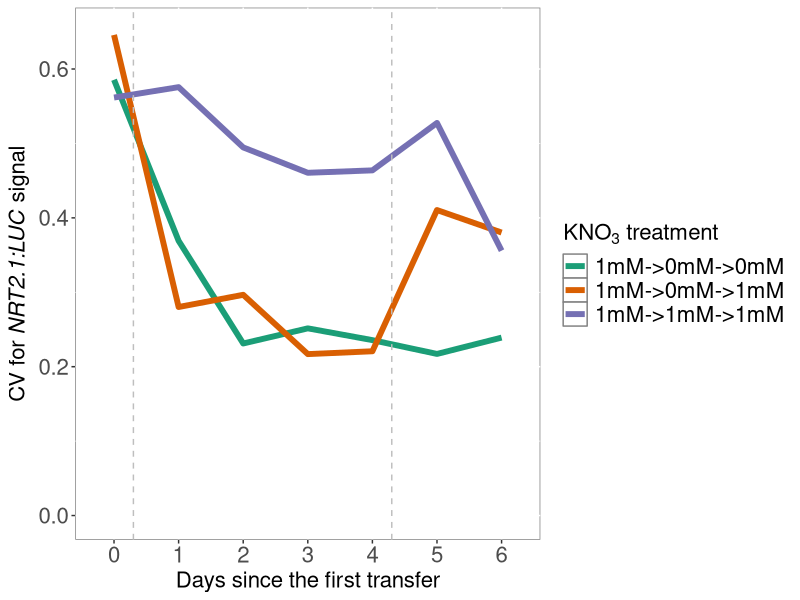
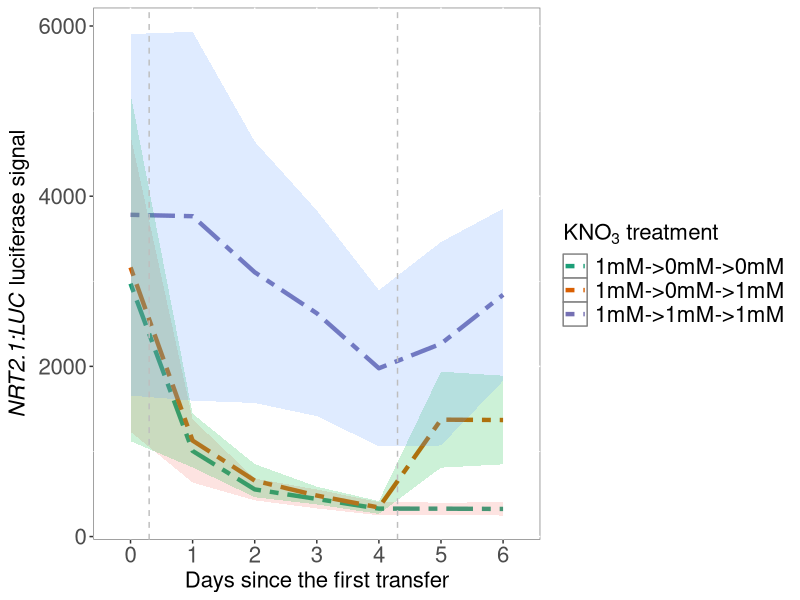
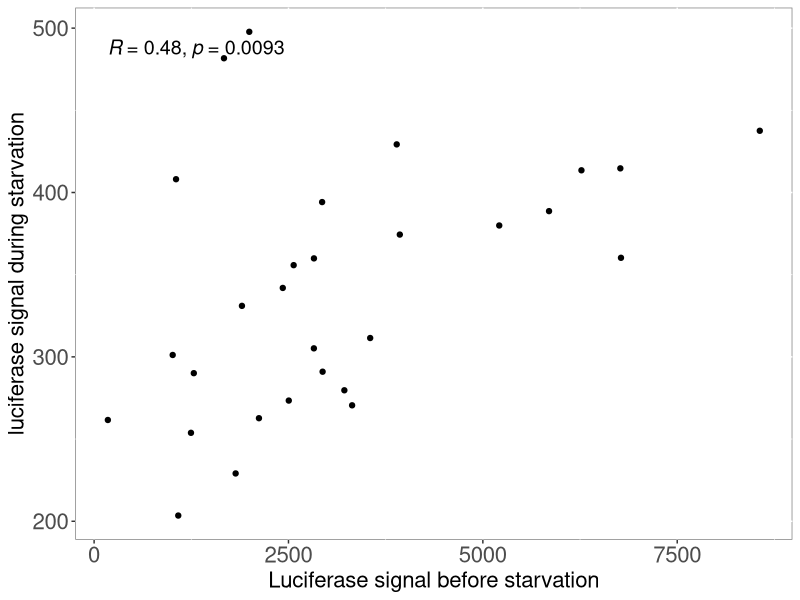
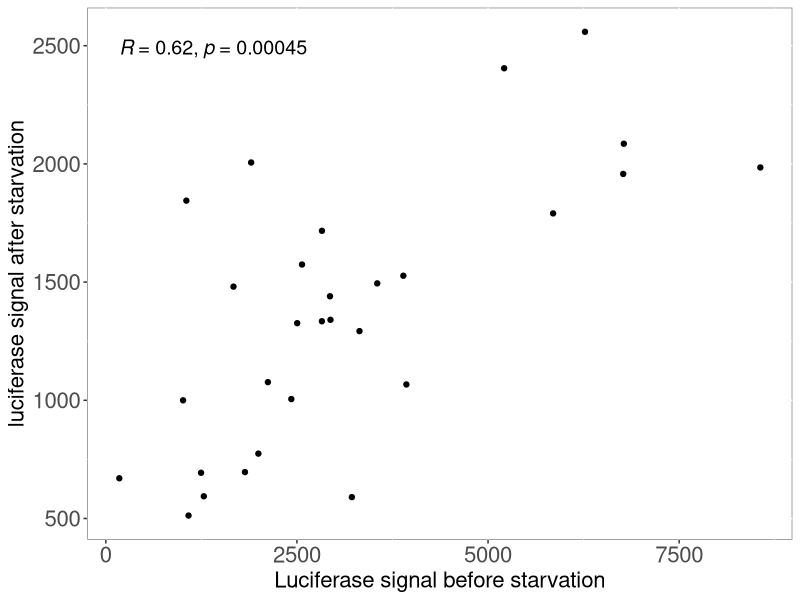
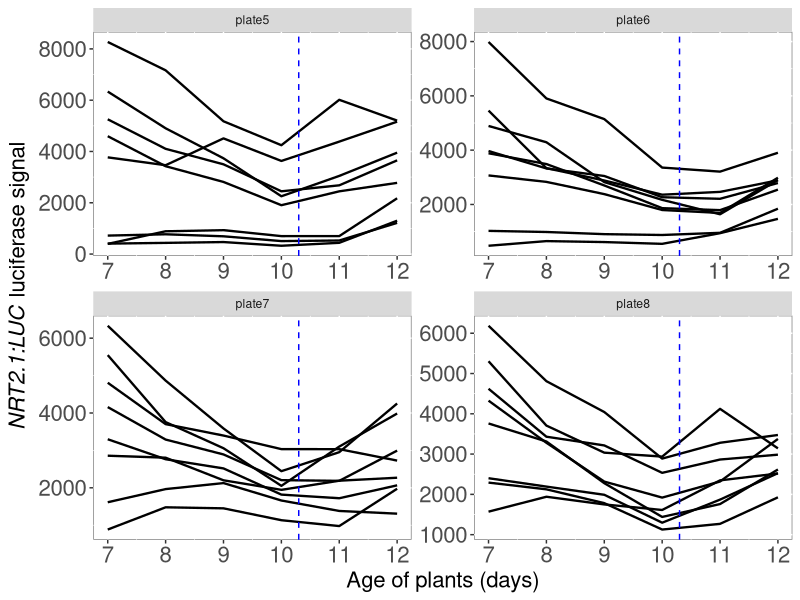
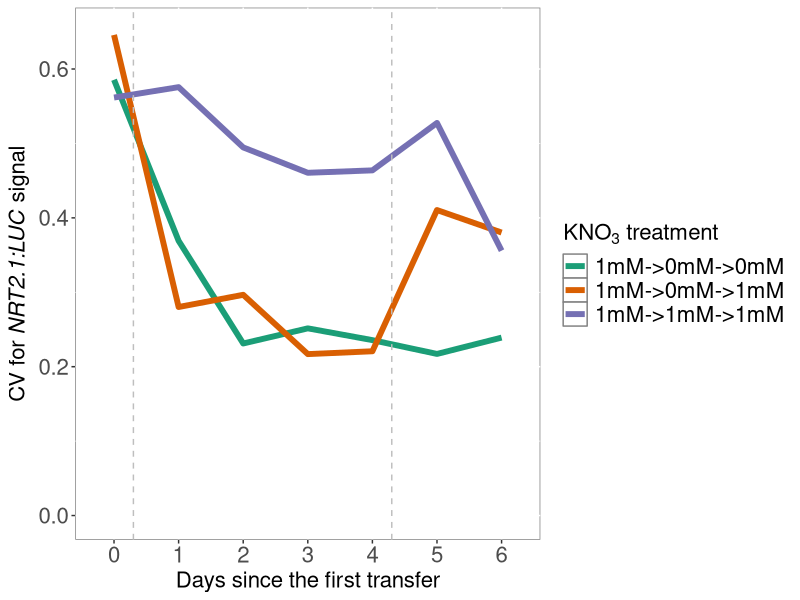
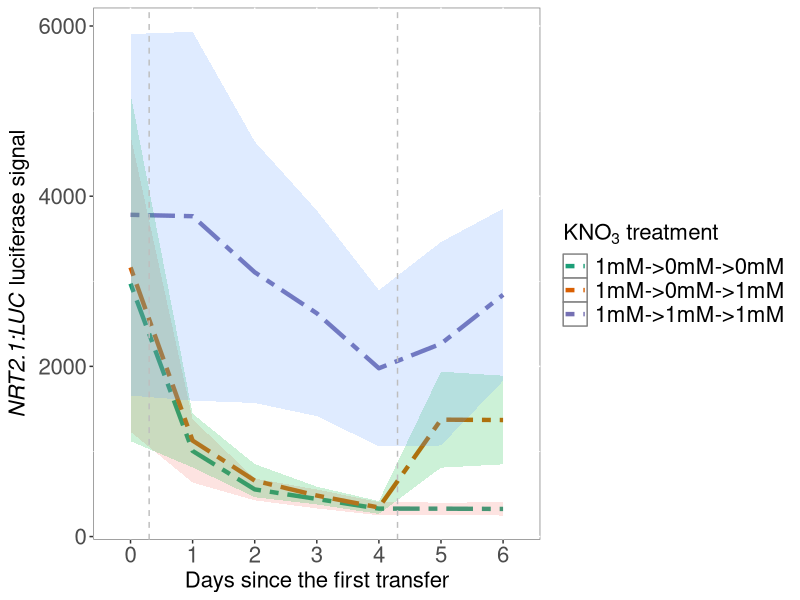
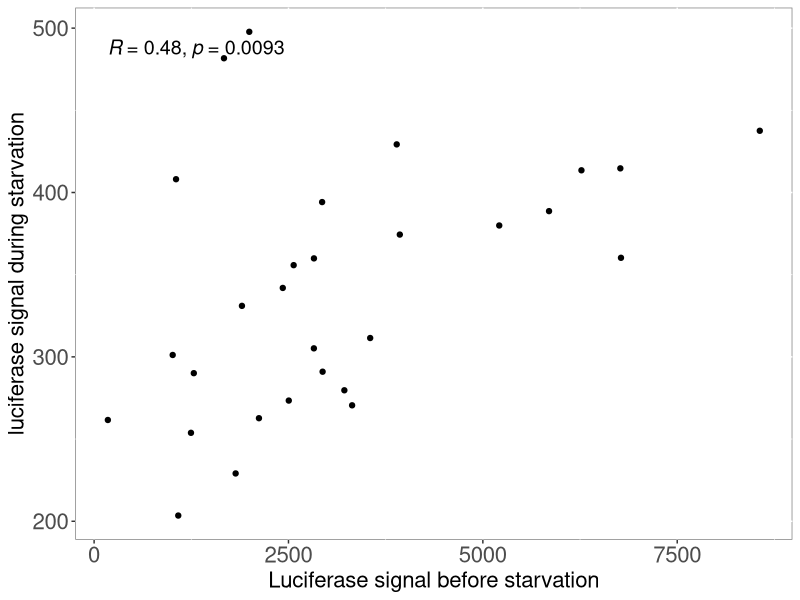

Write the R code that produced these figures, in order.
## ---- chunk 1
knitr::opts_chunk$set(echo = TRUE)
## ---- chunk 2
library(tidyverse)
library(ggpubr)
library(RColorBrewer)
## ---- chunk 3


T0 <- read_tsv("20230724_AV_30_T0_6J/20230724_AV_30_T0_6J.txt")

T1 <- read_tsv("20230725_AV_30_T1_7J/20230724_AV_30_T1_7J.txt")

T2 <- read_tsv("20230726_AV_30_T2_8J/20230726_AV_30_T2_8J.txt")

T3 <- read_tsv("20230727_AV_30_T3_9J/20230727_AV_30_T3_9J.txt")

T4 <- read_tsv("20230728_AV_30_T4_10J/20230727_AV_30_T4_10J.txt")

T5 <- read_tsv("20230729_AV_30_T5_11J/20230729_AV_30_T5_11J.txt")

T6 <- read_tsv("20230730_AV_30_T6_12J/20230730_AV_30_T6_12J.txt")





All_time_points_starvation <- bind_rows(T0, T1, T2, T3, T4, T5, T6)

## ---- chunk 4

All_time_points_starvation_norm <- mutate(All_time_points_starvation, RawIntDenDivArea=RawIntDen/area) %>% 
  filter(seedling=="background") %>% 
  group_by( KNO3, PLATE, DAY) %>% 
  summarise(MeanBack=mean(RawIntDenDivArea)) %>% 
  full_join(All_time_points_starvation, by=c("KNO3"="KNO3", "PLATE"="PLATE", "DAY"="DAY")) %>% 
  mutate(RawIntDen_NormBack= RawIntDen-(MeanBack*area)) %>% 
  mutate(root_length_mm= length/4.95,
         RawIntDen_NormBack_NormLen=RawIntDen_NormBack/root_length_mm) %>% 
  filter(seedling!="background")





## ---- chunk 5


group_by(All_time_points_starvation_norm, KNO3, DAY) %>% 
  summarise(CV=sd(RawIntDen_NormBack_NormLen)/mean(RawIntDen_NormBack_NormLen)) %>% 
  mutate(days=str_replace(DAY, "T", "")) %>% 
  ggplot(aes(x=days, y=CV, group=KNO3, color=KNO3)) +
  geom_line(size=2) +
  geom_vline(xintercept=1.3, col="grey", linetype="dashed") +
  geom_vline(xintercept=5.3, col="grey", linetype="dashed") +
  xlab("Days since the first transfer") +
  ylab(expression(paste("CV for ", italic("NRT2.1:LUC"), " signal"))) +
  ylim(0,0.65) +
  scale_color_brewer(palette="Dark2") +
  guides(color = guide_legend(title = bquote('KNO'[3]*' treatment'))) +
  theme(legend.text=element_text(size=16),legend.title = element_text(size=16, face="bold"), 
        axis.text=element_text(size=16), axis.title=element_text(size=16),
        plot.title = element_text(size=20,face="bold"),
        panel.background = element_rect(fill = "white", colour = "grey50"))
  
ggsave("CV_Starvation.jpg", height = 4, width=7.3)

group_by(All_time_points_starvation_norm, KNO3, DAY) %>% 
  summarise(Mean_signal=mean(RawIntDen_NormBack_NormLen),
            lowsd=Mean_signal-sd(RawIntDen_NormBack_NormLen),
            highsd=Mean_signal+sd(RawIntDen_NormBack_NormLen)) %>% 
  mutate(days=str_replace(DAY, "T", "")) %>% 
  ggplot(aes(x=days, y=Mean_signal, group=KNO3)) +
  geom_line(aes(col=KNO3), size=1.5, linetype="twodash") +
  geom_ribbon(aes(ymin=lowsd, ymax=highsd, fill=KNO3), alpha=0.2) +
  geom_vline(xintercept=1.3, col="grey", linetype="dashed") +
  geom_vline(xintercept=5.3, col="grey", linetype="dashed") +
  ylab(expression(paste(italic("NRT2.1:LUC"), " luciferase signal"))) +
  xlab("Days since the first transfer") +
  scale_color_brewer(palette="Dark2") +
  guides(fill ="none") +
  guides(color = guide_legend(title = bquote('KNO'[3]*' treatment'))) +
  theme(legend.text=element_text(size=16),legend.title = element_text(size=16, face="bold"), 
        axis.text=element_text(size=16), axis.title=element_text(size=16),
        plot.title = element_text(size=20,face="bold"),
        panel.background = element_rect(fill = "white", colour = "grey50"))

  ggsave("Mean_Starvation.jpg", height = 4, width=7.37)


  



## ---- chunk 6

select(All_time_points_starvation_norm, "KNO3", "PLATE", "DAY", "seedling", "RawIntDen_NormBack_NormLen" ) %>% 
  filter(KNO3=="1mM->0mM->1mM") %>% 
pivot_wider(names_from = "DAY", values_from = "RawIntDen_NormBack_NormLen") %>% 
  ggplot(aes(x=T0, y=T4)) +
  geom_point()+
  xlab("Luciferase signal before starvation") +
  ylab("luciferase signal during starvation") +
  stat_cor(method="spearman", size=5) +
  theme(legend.text=element_text(size=16),legend.title = element_text(size=16, face="bold"), 
        axis.text=element_text(size=16), axis.title=element_text(size=16),
        plot.title = element_text(size=20,face="bold"),
        panel.background = element_rect(fill = "white", colour = "grey50"))

ggsave("Correlation_before_during_starvation.jpg", height = 4.5, width=5)

## ---- chunk 7

select(All_time_points_starvation_norm, "KNO3", "PLATE", "DAY", "seedling", "RawIntDen_NormBack_NormLen" ) %>% 
  filter(KNO3=="1mM->0mM->1mM") %>% 
pivot_wider(names_from = "DAY", values_from = "RawIntDen_NormBack_NormLen") %>% 
  ggplot(aes(x=T0, y=T5)) +
  geom_point()+
  xlab("Luciferase signal before starvation") +
  ylab("luciferase signal after starvation") +
  stat_cor(method="spearman", size=5) +
  theme(legend.text=element_text(size=16),legend.title = element_text(size=16, face="bold"), 
        axis.text=element_text(size=16), axis.title=element_text(size=16),
        plot.title = element_text(size=20,face="bold"),
        panel.background = element_rect(fill = "white", colour = "grey50"))

ggsave("Correlation_before_after_starvation.jpg", height = 4.5, width=5)

## ---- chunk 8


filter(All_time_points_starvation_norm, KNO3=="1mM->1mM->1mM", DAY!="T0") %>% 
  mutate(days=str_replace(DAY, "T", "")) %>% 
  mutate(days=as.numeric(days)+6) %>% 
  ggplot(aes(x=days, y=RawIntDen_NormBack_NormLen, group=seedling)) +
  geom_line(size=0.8) +
  geom_vline(xintercept=10.3, col="blue", linetype="dashed") +
  ylab(expression(paste(italic("NRT2.1:LUC"), " luciferase signal"))) +
  xlab("Age of plants (days)") +
  facet_wrap(~PLATE, scales = "free") +
  theme(legend.text=element_text(size=16),legend.title = element_text(size=16, face="bold"), 
        axis.text=element_text(size=16), axis.title=element_text(size=16),
        plot.title = element_text(size=20,face="bold"),
        panel.background = element_rect(fill = "white", colour = "grey50"))
  

ggsave("Signal_seedlings_control_starvationExp.jpg", width = 8, height = 4)


